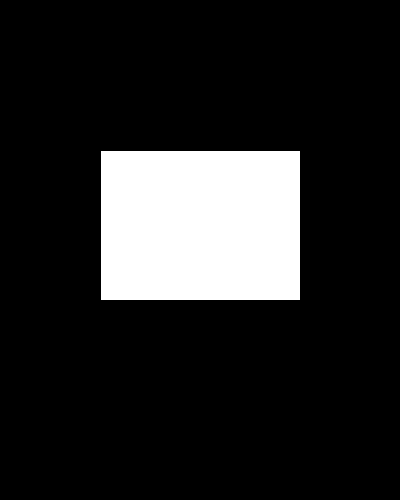
Frame 1 (no input)
Frame 60 (the mouse pressed at the canvas centre just before this capture): identical to frame 1, image omitted
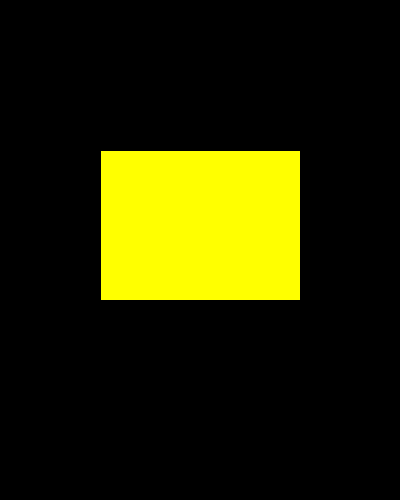
Frame 120 (the mouse held since frame 60 and released just before this capture)

The Processing sketch that drew these frames (run headless with seeded random() and noise(); from frame 60 on, the mouse is pressed at the canvas centre):

// Processing sketch: buttons_rect
// ── buttons_rect.pde
// rect button

void setup() {
  size(400, 500);
  background(0);
}

void draw() {
  background(0);

  int r, g, b;
  float x, y, w, h;

  r = 255;
  g = 255;
  b = 255;

  x = 100;
  y = 150;
  w = 200;
  h = 150;

  if (mouseX > x && mouseX < x+w &&
    mouseY > y && mouseY < y+h) {
    // the mouse is in the area!
    r = 255;
    g = 0;
    b = 0;
    if (mousePressed == true) {
      r = 255;
      g = 255;
      b = 0;
    }
  } else {
    // the mouse is out of the area!
    r = 255;
    g = 255;
    b = 255;
  }

  fill(r, g, b);
  rect(x, y, w, h);
}
